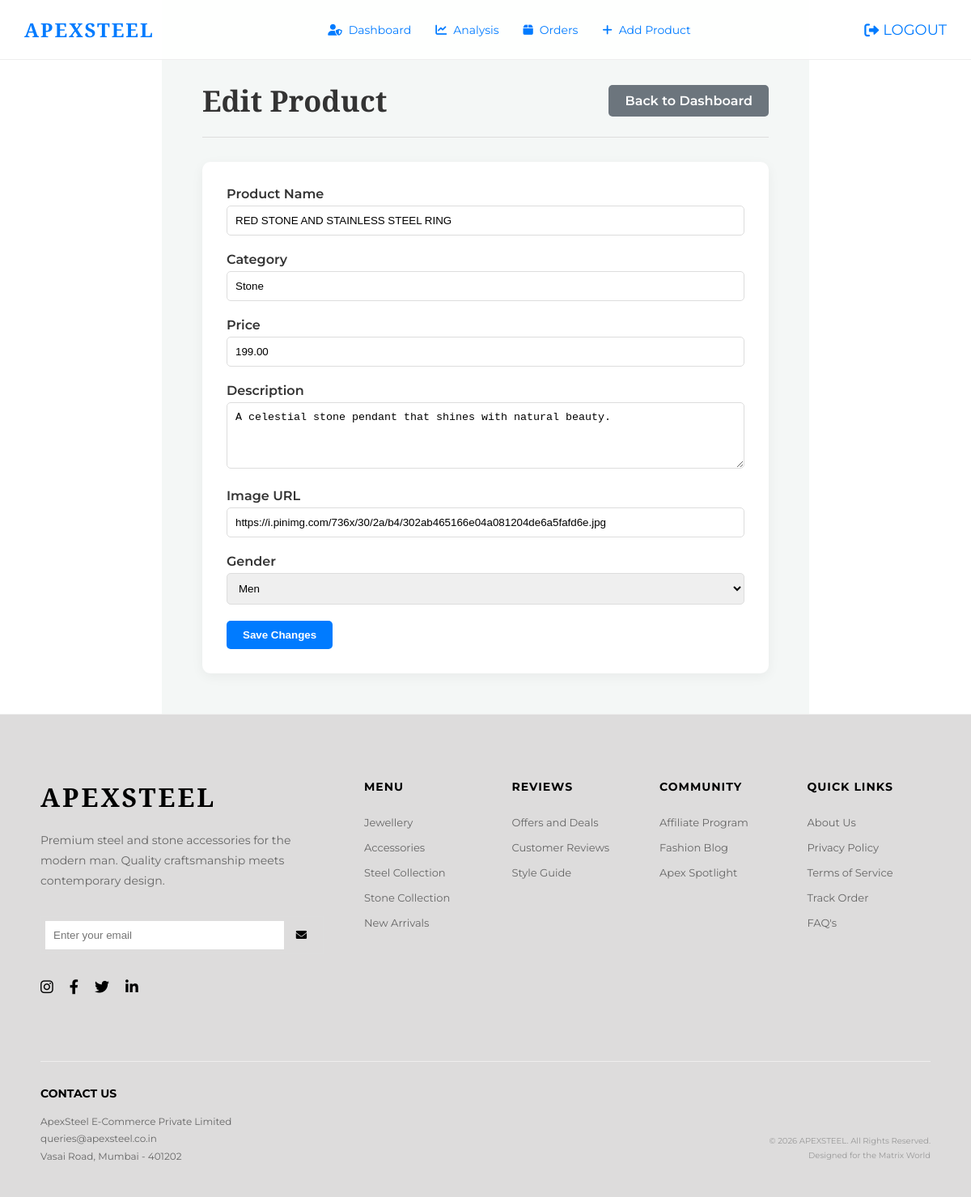
Page /admin-dashboard/edit/5/ (signed in) on the committed database.
### core/models.py (models this page shows, shortened)
class Product(models.Model):
    CATEGORY_CHOICES = [
        ('Steel', 'Steel'),
        ('Stone', 'Stone'),
        ('Accessory', 'Accessory'),
    ]
    name = models.CharField(max_length=100)
    category = models.CharField(max_length=20, choices=CATEGORY_CHOICES)
    gender = models.CharField(max_length=10, default='Men')
    price = models.DecimalField(max_digits=10, decimal_places=2)
    image_url = models.URLField(max_length=500, blank=True, null=True) # Using URL for simplicity with placeholders
    description = models.TextField(blank=True, null=True) # Added description for modal
    created_at = models.DateTimeField(auto_now_add=True)
    stock = models.PositiveIntegerField(default=100)
    sales_count = models.PositiveIntegerField(default=0)

### core/views.py (the view, shortened to what this page needs)
# urls.py: path('admin-dashboard/edit/<int:product_id>/', views.edit_product, name='edit_product'),
@superuser_required
def edit_product(request, product_id):
    product = get_object_or_404(Product, id=product_id)
    return render(request, 'edit_product.html', {'product': product})

### templates/edit_product.html (shortened to what this page needs)
{% extends 'base.html' %}
{% load static %}
{% block extra_css %}
    <link rel="stylesheet" href="{% static 'css/admin.css' %}">
{% endblock %}
{% block content %}
<div class="admin-page form-page">
    <div class="admin-header">
        <h1>Edit Product</h1>
        <a href="{% url 'admin_dashboard' %}" class="btn btn-secondary">Back to Dashboard</a>
    </div>
    <form method="post" class="product-form">
        <div class="form-group">
            <label for="name">Product Name</label>
            <input type="text" id="name" name="name" value="{{ product.name }}" required>
        </div>
        <div class="form-group">
            <label for="category">Category</label>
            <input type="text" id="category" name="category" value="{{ product.category }}" required>
        </div>
        <div class="form-group">
            <label for="price">Price</label>
            <input type="number" id="price" name="price" step="0.01" value="{{ product.price }}" required>
        </div>
        <div class="form-group">
            <label for="description">Description</label>
            <textarea id="description" name="description" rows="4">{{ product.description }}</textarea>
        </div>
        <div class="form-group">
            <label for="image_url">Image URL</label>
            <input type="url" id="image_url" name="image_url" value="{{ product.image_url }}" required>
        </div>
        <div class="form-group">
            <label for="gender">Gender</label>
            <select id="gender" name="gender">
                <option value="Men" {% if product.gender == 'Men' %}selected{% endif %}>Men</option>
            </select>
        </div>
        <button type="submit" class="btn btn-primary">Save Changes</button>
    </form>
</div>
{% endblock %}

### static/css/style.css (style rules this page uses)
:root { --primary-color: #000; --secondary-color: #333; --text-color: #333; --bg-color: #fff; --light-gray: #f4f4f4; --gray-text: #666; --serif-font: 'Playfair Display', serif; --sans-font: 'Montserrat', sans-serif; }
* { margin: 0; padding: 0; box-sizing: border-box; }
body { font-family: var(--sans-font); background-color: var(--bg-color); color: var(--text-color); overflow-x: hidden; }

### static/css/admin.css (style rules this page uses)
:root { --admin-bg: #f4f7f6; --admin-header-bg: #ffffff; --admin-text: #333; --primary-color: #007bff; --secondary-color: #6c757d; --danger-color: #dc3545; --success-color: #28a745; }
.admin-page { padding: 100px 50px 50px; background-color: var(--admin-bg); }
.admin-header { display: flex; justify-content: space-between; align-items: center; margin-bottom: 30px; padding-bottom: 20px; border-bottom: 1px solid #ddd; }
.admin-header h1 { font-family: var(--serif-font); font-size: 36px; }
.btn { padding: 10px 20px; border-radius: 5px; text-decoration: none; color: #fff; font-weight: 600; transition: all 0.3s ease; border: none; cursor: pointer; }
.btn-primary { background-color: var(--primary-color); }
.btn-secondary { background-color: var(--secondary-color); }
.form-page { max-width: 800px; margin: 0 auto; }
.product-form { background-color: #fff; padding: 30px; border-radius: 10px; box-shadow: 0 4px 15px rgba(0,0,0,0.05); }
.form-group { margin-bottom: 20px; }
.form-group label { display: block; margin-bottom: 5px; font-weight: 600; }
.form-group input, .form-group textarea, .form-group select { width: 100%; padding: 10px; border: 1px solid #ddd; border-radius: 5px; }

### rows in the picture
Product: name "RED STONE AND STAINLESS STEEL RING", category "Stone", price "199.00", description "A celestial stone pendant that shines with natural beauty.", image_url "https://i.pinimg.com/736x/30/2a/b4/302ab465166e04a081204de6a5fafd6e.jpg", gender "Men"
